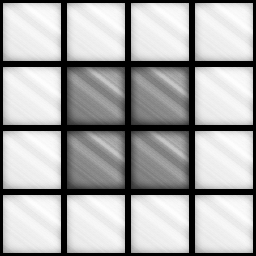

A level layout from a 2D game, rendered from its tile map. Below: a short description, then the map file with its tile-grid data intact:
An orthogonal 4x4 tile map with 64x64 px tiles, 1 tile layer (Tile Layer 1), 2 tilesets and 1 object.

<map version="1.0" orientation="orthogonal" renderorder="right-down" width="4" height="4" tilewidth="64" tileheight="64" nextobjectid="3">
 <tileset firstgid="1" name="greyblock" tilewidth="64" tileheight="64" tilecount="1" columns="1">
  <image source="greyblock.png" width="64" height="64" />
 </tileset>
 <tileset firstgid="2" name="whiteblock" tilewidth="64" tileheight="64" tilecount="1" columns="1">
  <image source="whiteblock.png" width="64" height="64" />
 </tileset>
 <layer name="Tile Layer 1" width="4" height="4">
  <data encoding="csv">
2,2,2,2,
2,1,1,2,
2,1,1,2,
2,2,2,2
</data>
 </layer>
 <objectgroup color="#ff0000" name="Object Layer 1">
  <object id="1" x="96" y="96" width="64" height="64">
   <ellipse />
  </object>
 </objectgroup>
</map>
